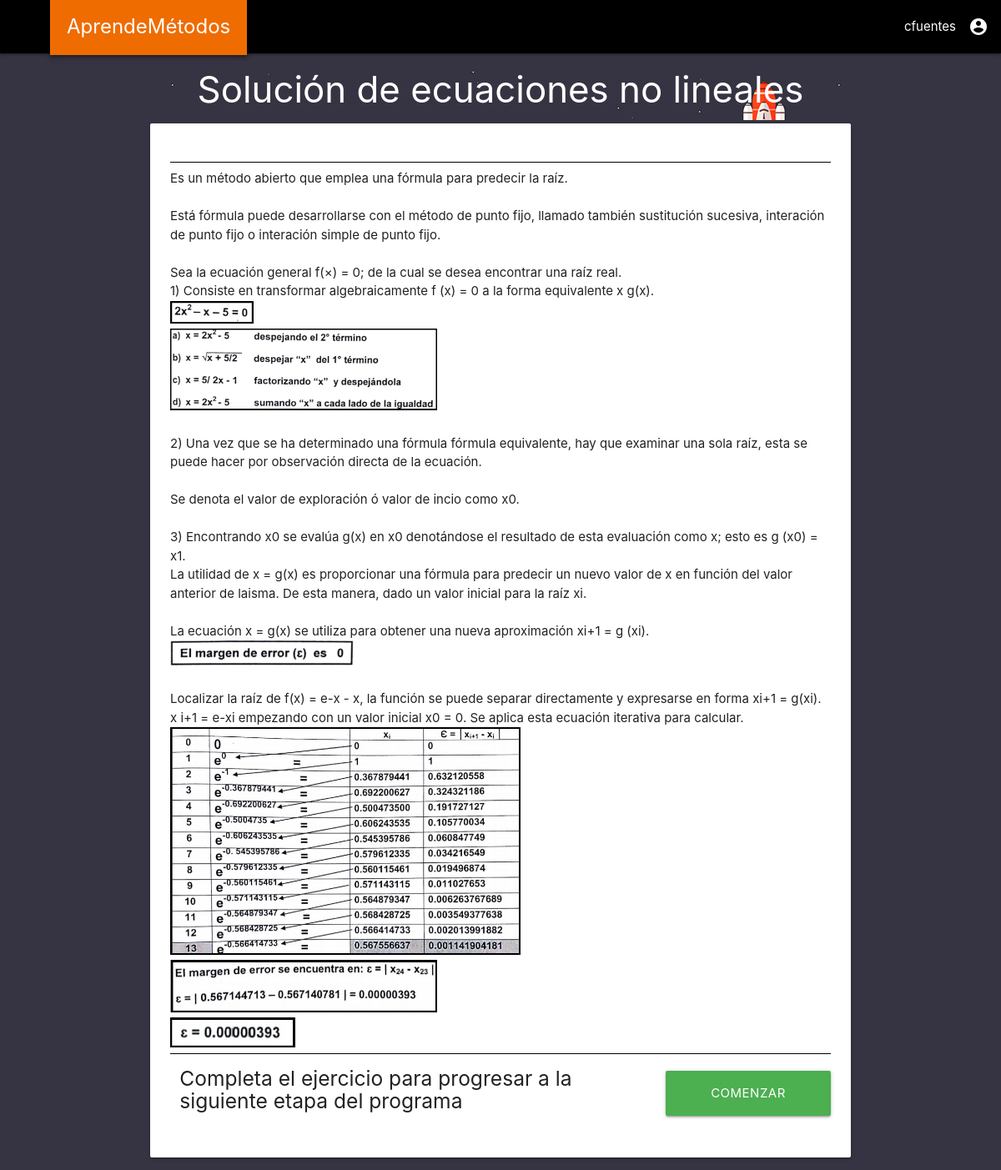
Page /preface_punto_fijo/ (signed in) on the earlier database version.
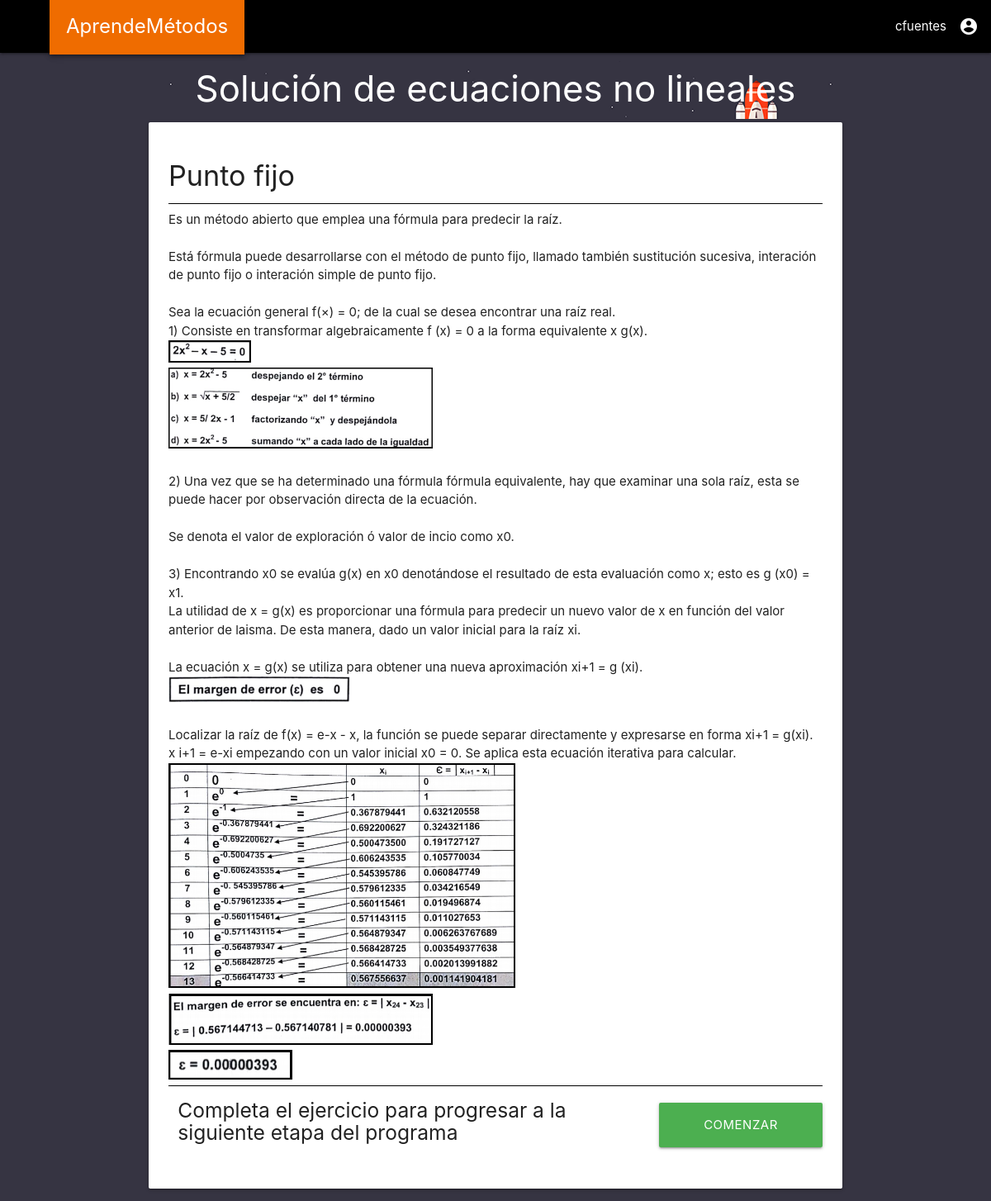
Same page on the later database version.
### gainspend/models.py (models this page shows)
class Method(models.Model):
    field_id = models.IntegerField(db_column='_id', primary_key=True, blank=True)
    name = models.TextField(blank=True, null=True)
    is_subject = models.BooleanField(blank=True, null=True)
    preface_name = models.TextField(blank=True, null=True)

### gainspend/views/solucion_ecuaciones_no_lineales.py (the view)
# urls.py: path('preface_punto_fijo/',views.preface_punto_fijo, name='preface_punto_fijo'),
@login_required
def preface_punto_fijo(request):
    method = Method.objects.filter(name="Punto fijo").first()
    context = {
        "method": method
    }
    return render(request, 'gainspend/pages/preface_punto_fijo.html', context)

### gainspend/templates/gainspend/pages/preface_punto_fijo.html (shortened to what this page needs)
{% extends "../base/base_main.html" %}
{% load humanize %}
{% load static %}
{% block content_center %}
<div class="container">
  <div class="preface_title" style="background-image: url({% static 'images/32.png' %})">
    <div class="card-title">
      <h3 style ="margin:0px;">Solución de ecuaciones no lineales</h3>
    </div>
  </div>
  <div class="card">
    <div class="card-content">
      <div class="card-title" style="border-bottom:1px solid black;">
        <h4>{{ method.name }}</h4>
      </div>
      <div class="preface_content">
        Es un método abierto que emplea una fórmula para predecir la raíz.
        <br><br> Está fórmula puede desarrollarse con el método de punto fijo, llamado también sustitución sucesiva, interación de punto fijo o interación simple de punto fijo.
        <br><br> Sea la ecuación general f(×) = 0; de la cual se desea encontrar una raíz real.
        <p> 1) Consiste en transformar algebraicamente f (x) = 0 a la forma equivalente x g(x).</p>
        <img src ="{% static 'preface_images\PF1.jpg' %}"width="100"/>
        <br><img src ="{% static 'preface_images\PF2.jpg' %}"width="320"/>
        <br><br> 2) Una vez que se ha determinado una fórmula fórmula equivalente, hay que examinar una sola raíz, esta se puede hacer por observación directa de la ecuación.
        <br><br>Se denota el valor de exploración ó valor de incio como x0.
        <br><br>3) Encontrando x0 se evalúa g(x) en x0 denotándose el resultado de esta evaluación como x; esto es g (x0) = x1.
        <p> La utilidad de x = g(x) es proporcionar una fórmula para predecir un nuevo valor de x en función del valor anterior de laisma. De esta manera, dado un valor inicial para la raíz xi.
        <br><br> La ecuación x = g(x) se utiliza para obtener una nueva aproximación xi+1 = g (xi).</p>
        <img src ="{% static 'preface_images\PF3.jpg' %}"width="220"/>
        <br><br> Localizar la raíz de f(x) = e-x - x, la función se puede separar directamente y expresarse en forma xi+1 = g(xi).
        x i+1 = e-xi empezando con un valor inicial x0 = 0. Se aplica esta ecuación iterativa para calcular.
        <img src ="{% static 'preface_images\PF4.jpg' %}"width="420"/>
        <br><img src ="{% static 'preface_images\PF5.jpg' %}"width="320"/>
        <br><img src ="{% static 'preface_images\PF6.jpg' %}"width="150"/>
      </div>
      <div class="start_excercise_box">
        <div class="row">
          <div class="col s12 m9">
            <h5>Completa el ejercicio para progresar a la siguiente etapa del programa</h5>
          </div>
          <a href="/preface_{{ method.preface_name }}/excercise">
            <div class="col s12 m3 btn btn-large green" style="margin-top:20px;">
              Comenzar
            </div>
          </a>
        </div>
      </div>
    </div>
  </div>
</div>
{% endblock content_center %}

Differences in the rows shown:
now on this page (row edited): Method: name "Punto fijo"
